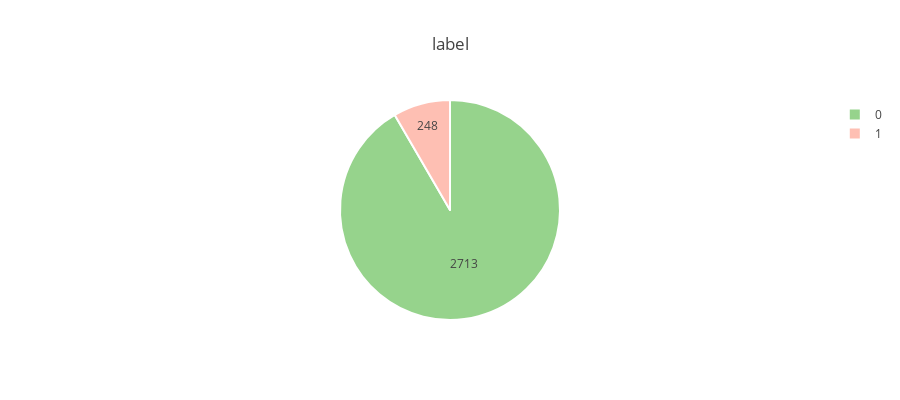

Notebook cell for this chart:
### Code cell
exploreCat(merge_df, "label")

### Figure 1 — Plotly figure (JSON) as saved in the notebook; plotly's stock layout.template omitted (floating-point values rounded to 4 significant figures)
{"data": [{"hoverinfo": "all", "labels": [0, 1], "marker": {"colors": ["#96D38C", "#FEBFB3"], "line": {"color": "#fff", "width": 2}}, "textfont": {"size": 12}, "textinfo": "value", "type": "pie", "uid": "09f79028-9a92-11e8-afba-720006309be0", "values": [2713, 248]}], "layout": {"height": 400, "title": "label"}}
